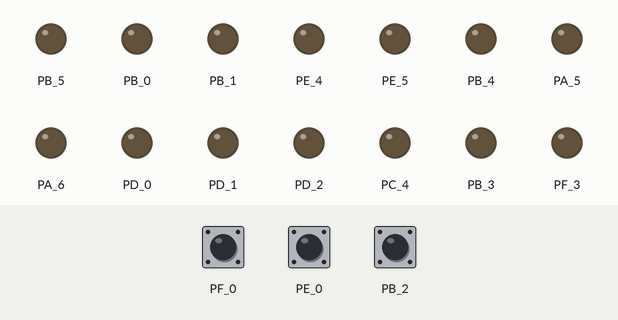
Bench run of a sketch on a simulated TI Tiva C LaunchPad. Shown: output pins drawn as LEDs (lit = HIGH). Inputs (shaded band) come from the test bench; at power-on: PB_2 HIGH, PF_0 HIGH, PE_0 HIGH.

Above: at 1.2 s.
1.3 s: PB_2 pulled LOW for 0.15 s
At 1.6 s:
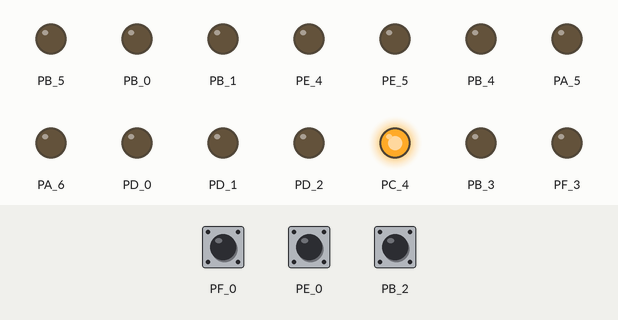
4.3 s: PF_0 pulled LOW for 0.15 s
At 5.4 s:
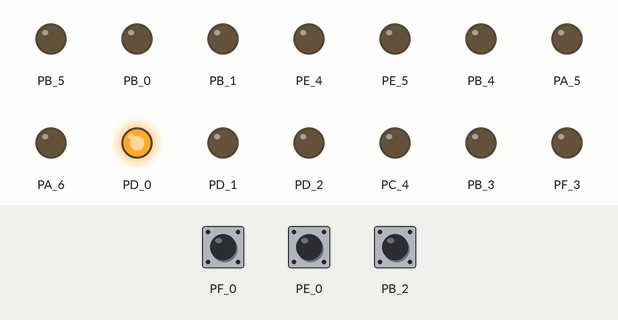
6.1 s: PE_0 pulled LOW for 0.15 s
At 6.8 s:
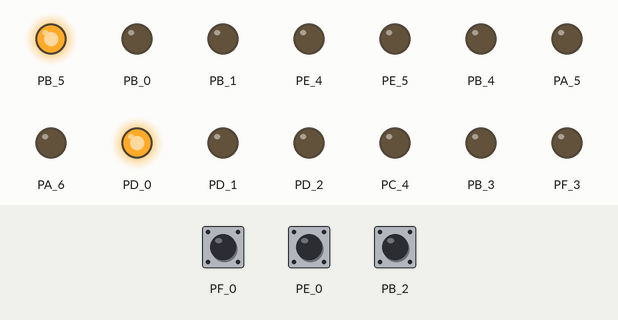
7.9 s: PF_0 pulled LOW for 1 s
At 10.1 s:
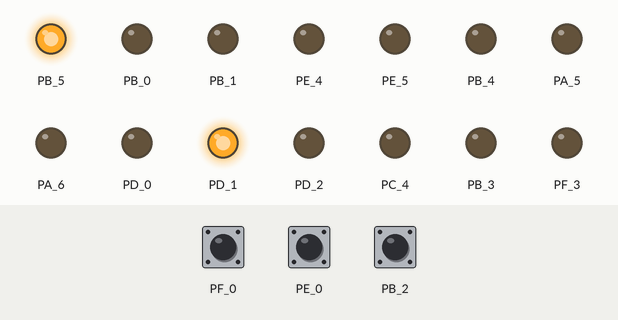
10.5 s: PE_0 pulled LOW for 1 s
At 12.1 s:
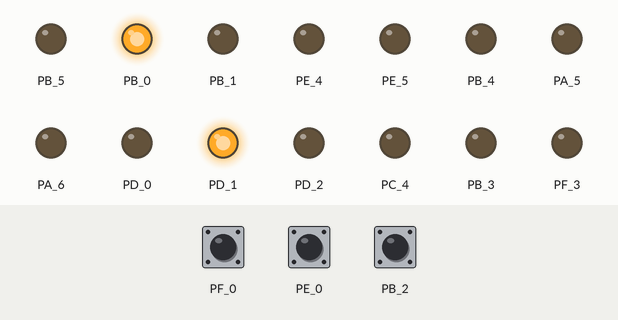
13.1 s: PF_0 pulled LOW for 0.15 s
At 14.8 s:
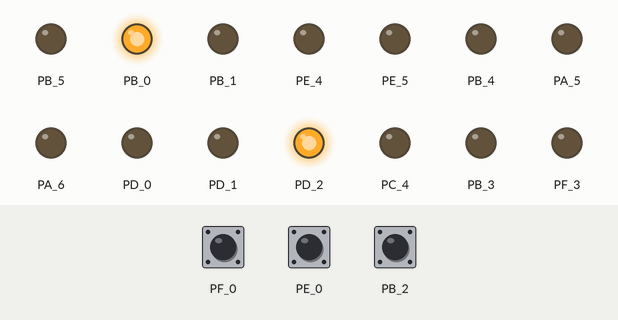
Timing chart, 0 to 15.9 s (numbered marks = the images above; inputs shaded):
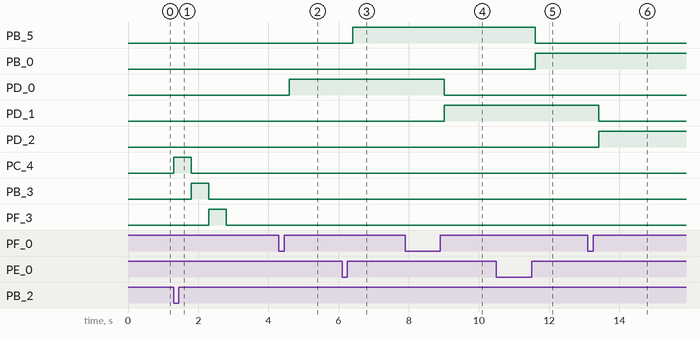

Measured:
- after the input at 1.3 s, PC_4: LOW → HIGH at once, → LOW 0.50 s later; PB_3: LOW → HIGH after 0.50 s, → LOW 0.50 s later; PF_3: LOW → HIGH after 1.0 s, → LOW 0.50 s later
- after the input at 4.3 s, PD_0: LOW → HIGH after 0.30 s
- after the input at 6.1 s, PB_5: LOW → HIGH after 0.30 s
- after the input at 7.9 s, PD_0: HIGH → LOW after 1.1 s; PD_1: LOW → HIGH after 1.1 s
- after the input at 10.5 s, PB_5: HIGH → LOW after 1.1 s; PB_0: LOW → HIGH after 1.1 s
- after the input at 13.1 s, PD_1: HIGH → LOW after 0.31 s; PD_2: LOW → HIGH after 0.31 s

The sketch:

LAB4.ino
```cpp
#include <stdint.h>

//*****************************************************************************************
//variables
//*****************************************************************************************
uint8_t PL1;
uint8_t PL2;
uint8_t SEM;
uint8_t CONT;
uint8_t CONT1;
uint8_t BO1;
uint8_t BO2;
uint8_t BO3;
uint8_t FLAG;
//******************************************************************************************
//prototipos de funciones
//******************************************************************************************
void setup (void);
void semaforo(void);
void player1 (void);
void player2 (void);
//*******************************************************************************************
//Configuración
//*******************************************************************************************
void setup() {
  // put your setup code here, to run once:
  //LEDS J1
  pinMode(PB_5, OUTPUT);
  pinMode(PB_0, OUTPUT);
  pinMode(PB_1, OUTPUT);
  pinMode(PE_4, OUTPUT);
  pinMode(PE_5, OUTPUT);
  pinMode(PB_4, OUTPUT);
  pinMode(PA_5, OUTPUT);
  pinMode(PA_6, OUTPUT);


  //LEDS J2
  pinMode(PD_0, OUTPUT);
  pinMode(PD_1, OUTPUT);
  pinMode(PD_2, OUTPUT);
  pinMode(PD_3, OUTPUT);
  pinMode(PE_1, OUTPUT);
  pinMode(PE_2, OUTPUT);
  pinMode(PE_3, OUTPUT);
  pinMode(PA_7, OUTPUT);

  //SEMAFORO
  pinMode(PF_3, OUTPUT);
  pinMode(PB_3, OUTPUT);
  pinMode(PC_4, OUTPUT);

  //BOTONES

  pinMode(PB_2, INPUT_PULLUP);
  pinMode(PE_0, INPUT_PULLUP);
  pinMode(PF_0, INPUT_PULLUP);

  //INDICADOR
  pinMode(RED_LED, OUTPUT);
}


//*******************************************************************************************
// Ciclo principal
//*******************************************************************************************
void loop() {
  // put your main code here, to run repeatedly:
  BO1 = digitalRead(PB_2);
  BO2 = digitalRead(PE_0);
  BO3 = digitalRead(PF_0);
  player1();
  player2();

  if (BO1 == HIGH) {
    SEM = 0;
  }

  else {
    if (BO1 == LOW) {
      SEM = 1;
      semaforo();
    }
  }
  if (FLAG == 1) {
    if (BO2 == LOW) {
      PL1 = 1;
    }
    if (PL1 == 1 && BO2 == HIGH) {
      PL1 = 0;
      CONT ++;
    }
  }

  if (FLAG == 1) {
    if (BO3 == LOW) {
      PL2 = 1;
    }
    if (PL2 == 1 && BO3 == HIGH) {
      PL2 = 0;
      CONT1 ++;
    }
  }
  delay(100);
}


//*******************************************************************************************
//Subrutinas
//*******************************************************************************************

void semaforo (void) {
  digitalWrite(RED_LED, LOW);
  digitalWrite(PB_5, LOW);
  digitalWrite(PB_0, LOW);
  digitalWrite(PB_1, LOW);
  digitalWrite(PE_4, LOW);
  digitalWrite(PE_5, LOW);
  digitalWrite(PB_4, LOW);
  digitalWrite(PA_5, LOW);
  digitalWrite(PA_6, LOW);
  CONT = 0;


  digitalWrite(PD_0, LOW);
  digitalWrite(PD_1, LOW);
  digitalWrite(PD_2, LOW);
  digitalWrite(PD_3, LOW);
  digitalWrite(PE_1, LOW);
  digitalWrite(PE_2, LOW);
  digitalWrite(PE_3, LOW);
  digitalWrite(PA_7, LOW);
  CONT1 = 0;


  digitalWrite (PC_4, HIGH);
  digitalWrite (PB_3, LOW);
  digitalWrite (PF_3, LOW);
  delay(500);

  digitalWrite (PC_4, LOW);
  digitalWrite (PB_3, HIGH);
  digitalWrite (PF_3, LOW);
  delay(500);

  digitalWrite (PC_4, LOW);
  digitalWrite (PB_3, LOW);
  digitalWrite (PF_3, HIGH);
  FLAG = 1;
  delay(500);

  digitalWrite (PC_4, LOW);
  digitalWrite (PB_3, LOW);
  digitalWrite (PF_3, LOW);

}


void player1 (void) {
  if (CONT == 1) {
    digitalWrite(PB_5, HIGH);
    digitalWrite(PB_0, LOW);
    digitalWrite(PB_1, LOW);
    digitalWrite(PE_4, LOW);
    digitalWrite(PE_5, LOW);
    digitalWrite(PB_4, LOW);
    digitalWrite(PA_5, LOW);
    digitalWrite(PA_6, LOW);

  }
  else if (CONT == 2) {
    digitalWrite(PB_5, LOW);
    digitalWrite(PB_0, HIGH);
    digitalWrite(PB_1, LOW);
    digitalWrite(PE_4, LOW);
    digitalWrite(PE_5, LOW);
    digitalWrite(PB_4, LOW);
    digitalWrite(PA_5, LOW);
    digitalWrite(PA_6, LOW);

  }
  else if (CONT == 3) {
    digitalWrite(PB_5, LOW);
    digitalWrite(PB_0, LOW);
    digitalWrite(PB_1, HIGH);
    digitalWrite(PE_4, LOW);
    digitalWrite(PE_5, LOW);
    digitalWrite(PB_4, LOW);
    digitalWrite(PA_5, LOW);
    digitalWrite(PA_6, LOW);

  }
  else if (CONT == 4) {
    digitalWrite(PB_5, LOW);
    digitalWrite(PB_0, LOW);
    digitalWrite(PB_1, LOW);
    digitalWrite(PE_4, HIGH);
    digitalWrite(PE_5, LOW);
    digitalWrite(PB_4, LOW);
    digitalWrite(PA_5, LOW);
    digitalWrite(PA_6, LOW);

  }
  else if (CONT == 5) {
    digitalWrite(PB_5, LOW);
    digitalWrite(PB_0, LOW);
    digitalWrite(PB_1, LOW);
    digitalWrite(PE_4, LOW);
    digitalWrite(PE_5, HIGH);
    digitalWrite(PB_4, LOW);
    digitalWrite(PA_5, LOW);
    digitalWrite(PA_6, LOW);

  }
  else if (CONT == 6) {
    digitalWrite(PB_5, LOW);
    digitalWrite(PB_0, LOW);
    digitalWrite(PB_1, LOW);
    digitalWrite(PE_4, LOW);
    digitalWrite(PE_5, LOW);
    digitalWrite(PB_4, HIGH);
    digitalWrite(PA_5, LOW);
    digitalWrite(PA_6, LOW);

  }
  else if (CONT == 7) {
    digitalWrite(PB_5, LOW);
    digitalWrite(PB_0, LOW);
    digitalWrite(PB_1, LOW);
    digitalWrite(PE_4, LOW);
    digitalWrite(PE_5, LOW);
    digitalWrite(PB_4, LOW);
    digitalWrite(PA_5, HIGH);
    digitalWrite(PA_6, LOW);

  }
  else if (CONT == 8) {
    digitalWrite(PB_5, LOW);
    digitalWrite(PB_0, LOW);
    digitalWrite(PB_1, LOW);
    digitalWrite(PE_4, LOW);
    digitalWrite(PE_5, LOW);
    digitalWrite(PB_4, LOW);
    digitalWrite(PA_5, LOW);
    digitalWrite(PA_6, HIGH);


  }

  else if (CONT == 9) {
    digitalWrite(PB_5, LOW);
    digitalWrite(PB_0, LOW);
    digitalWrite(PB_1, LOW);
    digitalWrite(PE_4, LOW);
    digitalWrite(PE_5, LOW);
    digitalWrite(PB_4, LOW);
    digitalWrite(PA_5, LOW);
    digitalWrite(PA_6, LOW);
    digitalWrite(RED_LED, HIGH);
    FLAG = 0;
    CONT = 0;

  }

}

void player2 (void) {
  if (CONT1 == 1) {
    digitalWrite(PD_0, HIGH);
    digitalWrite(PD_1, LOW);
    digitalWrite(PD_2, LOW);
    digitalWrite(PD_3, LOW);
    digitalWrite(PE_1, LOW);
    digitalWrite(PE_2, LOW);
    digitalWrite(PE_3, LOW);
    digitalWrite(PA_7, LOW);

  }
  else if (CONT1 == 2) {
    digitalWrite(PD_0, LOW);
    digitalWrite(PD_1, HIGH);
    digitalWrite(PD_2, LOW);
    digitalWrite(PD_3, LOW);
    digitalWrite(PE_1, LOW);
    digitalWrite(PE_2, LOW);
    digitalWrite(PE_3, LOW);
    digitalWrite(PA_7, LOW);

  }
  else if (CONT1 == 3) {
    digitalWrite(PD_0, LOW);
    digitalWrite(PD_1, LOW);
    digitalWrite(PD_2, HIGH);
    digitalWrite(PD_3, LOW);
    digitalWrite(PE_1, LOW);
    digitalWrite(PE_2, LOW);
    digitalWrite(PE_3, LOW);
    digitalWrite(PA_7, LOW);

  }
  else if (CONT1 == 4) {
    digitalWrite(PD_0, LOW);
    digitalWrite(PD_1, LOW);
    digitalWrite(PD_2, LOW);
    digitalWrite(PD_3, HIGH);
    digitalWrite(PE_1, LOW);
    digitalWrite(PE_2, LOW);
    digitalWrite(PE_3, LOW);
    digitalWrite(PA_7, LOW);

  }
  else if (CONT1 == 5) {
    digitalWrite(PD_0, LOW);
    digitalWrite(PD_1, LOW);
    digitalWrite(PD_2, LOW);
    digitalWrite(PD_3, LOW);
    digitalWrite(PE_1, HIGH);
    digitalWrite(PE_2, LOW);
    digitalWrite(PE_3, LOW);
    digitalWrite(PA_7, LOW);

  }
  else if (CONT1 == 6) {
    digitalWrite(PD_0, LOW);
    digitalWrite(PD_1, LOW);
    digitalWrite(PD_2, LOW);
    digitalWrite(PD_3, LOW);
    digitalWrite(PE_1, LOW);
    digitalWrite(PE_2, HIGH);
    digitalWrite(PE_3, LOW);
    digitalWrite(PA_7, LOW);

  }
  else if (CONT1 == 7) {
    digitalWrite(PD_0, LOW);
    digitalWrite(PD_1, LOW);
    digitalWrite(PD_2, LOW);
    digitalWrite(PD_3, LOW);
    digitalWrite(PE_1, LOW);
    digitalWrite(PE_2, LOW);
    digitalWrite(PE_3, HIGH);
    digitalWrite(PA_7, LOW);

  }
  else if (CONT1 == 8) {
    digitalWrite(PD_0, LOW);
    digitalWrite(PD_1, LOW);
    digitalWrite(PD_2, LOW);
    digitalWrite(PD_3, LOW);
    digitalWrite(PE_1, LOW);
    digitalWrite(PE_2, LOW);
    digitalWrite(PE_3, LOW);
    digitalWrite(PA_7, HIGH);


  }

  else if (CONT1 == 9) {
    digitalWrite(PD_0, LOW);
    digitalWrite(PD_1, LOW);
    digitalWrite(PD_2, LOW);
    digitalWrite(PD_3, LOW);
    digitalWrite(PE_1, LOW);
    digitalWrite(PE_2, LOW);
    digitalWrite(PE_3, LOW);
    digitalWrite(PA_7, LOW);
    digitalWrite(RED_LED, HIGH);
    FLAG = 0;
    CONT1 = 0;
  }

}
```
